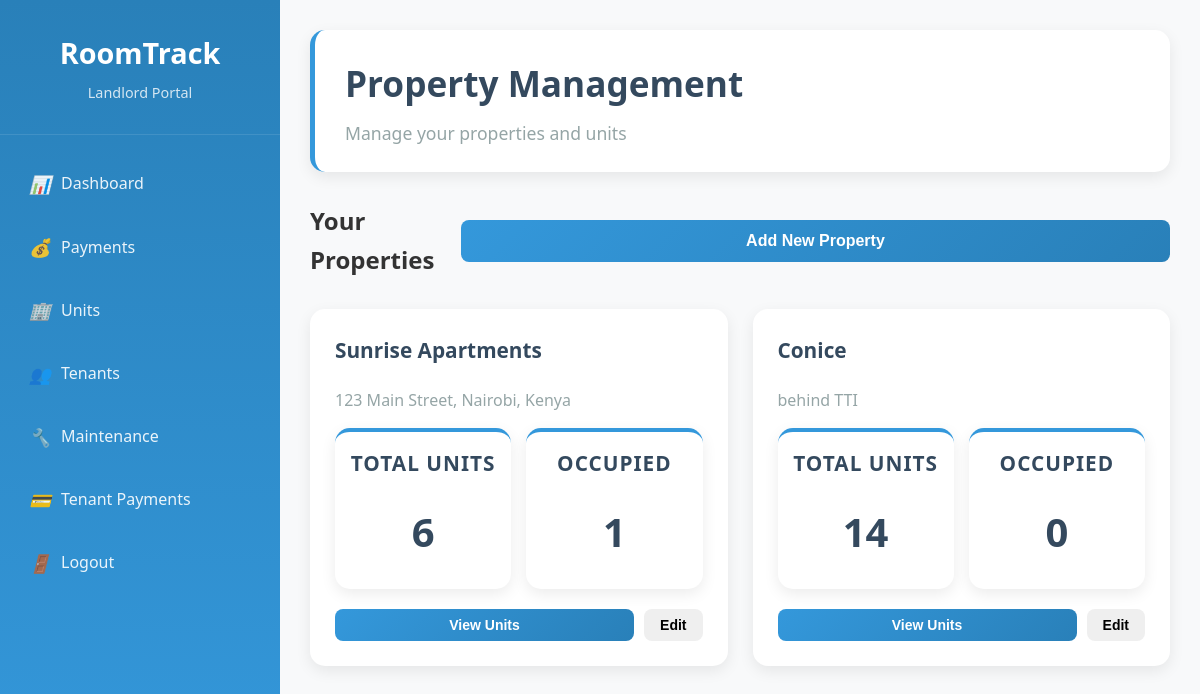
The page /landlord/properties (signed in) on the database as committed earlier.
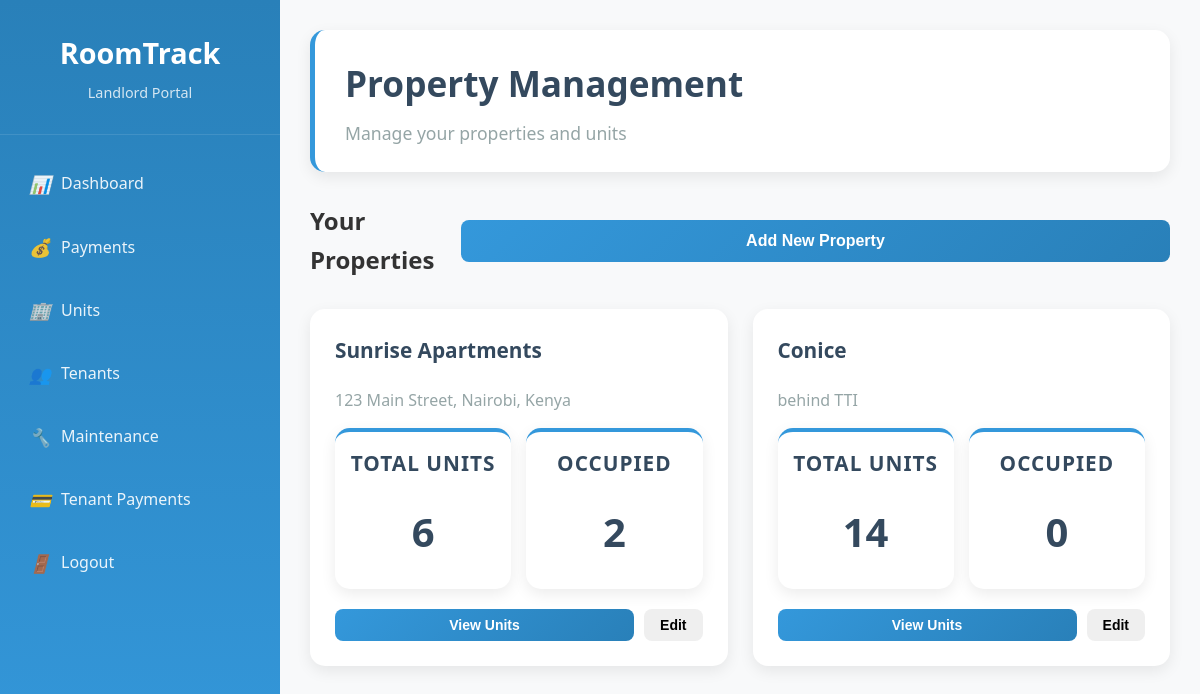
The same page on the database as committed later.
### models.py (models this page shows)
class Property(db.Model):
    id = db.Column(db.Integer, primary_key=True)
    name = db.Column(db.String(200), nullable=False)
    address = db.Column(db.Text, nullable=False)
    total_units = db.Column(db.Integer, nullable=False)
    occupied_units = db.Column(db.Integer, default=0)
    landlord_id = db.Column(db.Integer, db.ForeignKey('user.id'), nullable=False)
    created_at = db.Column(db.DateTime, default=datetime.utcnow)
    units = db.relationship('Unit', backref='property', lazy=True, cascade='all, delete-orphan')

### app.py (the view)
@app.route('/landlord/properties')
@login_required
def landlord_properties():
    if current_user.role != 'landlord':
        return redirect(url_for('index'))
    properties = Property.query.filter_by(landlord_id=current_user.id).all()
    return render_template('landlord/properties.html', properties=properties)

### app.py (called while the page is built)
@login_manager.user_loader
def load_user(user_id):
    return User.query.get(int(user_id))

### templates/landlord/properties.html (shortened to what this page needs)
<!DOCTYPE html>
<html lang="en">
<head>
    <link rel="stylesheet" href="{{ url_for('static', filename='css/style.css') }}">
</head>
<body>
    <div class="dashboard">
        <div class="sidebar">
            <div class="sidebar-header">
                <h2>RoomTrack</h2>
                <p>Landlord Portal</p>
            </div>
            <ul class="sidebar-nav">
                <li><a href="{{ url_for('landlord_dashboard') }}"><i>📊</i> Dashboard</a></li>
                <li><a href="{{ url_for('landlord_payments') }}"><i>💰</i> Payments</a></li>
                <li><a href="{{ url_for('landlord_units') }}"><i>🏢</i> Units</a></li>
                <li><a href="{{ url_for('landlord_tenants') }}"><i>👥</i> Tenants</a></li>
                <li><a href="{{ url_for('landlord_maintenance_reports') }}"><i>🔧</i> Maintenance</a></li>
                <li><a href="{{ url_for('landlord_tenant_payments') }}"><i>💳</i> Tenant Payments</a></li>
                <li><a href="{{ url_for('logout') }}"><i>🚪</i> Logout</a></li>
            </ul>
        </div>
        <div class="main-content">
            <div class="header">
                <h1>Property Management</h1>
                <p>Manage your properties and units</p>
            </div>
            <div style="display: flex; justify-content: space-between; align-items: center; margin-bottom: 30px;">
                <h2>Your Properties</h2>
                <button class="btn btn-primary" onclick="openCreatePropertyModal()">Add New Property</button>
            </div>
            <div class="stats-grid">
                {% for property in properties %}
                <div class="card">
                    <h3>{{ property.name }}</h3>
                    <p style="color: var(--gray); margin-bottom: 15px;">{{ property.address }}</p>
                    <div style="display: grid; grid-template-columns: 1fr 1fr; gap: 15px; margin-bottom: 20px;">
                        <div class="stat-card" style="padding: 15px;">
                            <h3>Total Units</h3>
                            <div class="number">{{ property.total_units }}</div>
                        </div>
                        <div class="stat-card" style="padding: 15px;">
                            <h3>Occupied</h3>
                            <div class="number">{{ property.occupied_units }}</div>
                        </div>
                    </div>
                    <div style="display: flex; gap: 10px;">
                        <button class="btn btn-primary btn-sm" onclick="location.href='{{ url_for('landlord_units') }}'">View Units</button>
                        <button class="btn btn-sm">Edit</button>
                    </div>
                </div>
                {% endfor %}
            </div>
        </div>
    </div>
</body>
</html>

Rows that differ between the two databases and show on the page:
changed Property "Sunrise Apartments": occupied_units "1" → "2"
